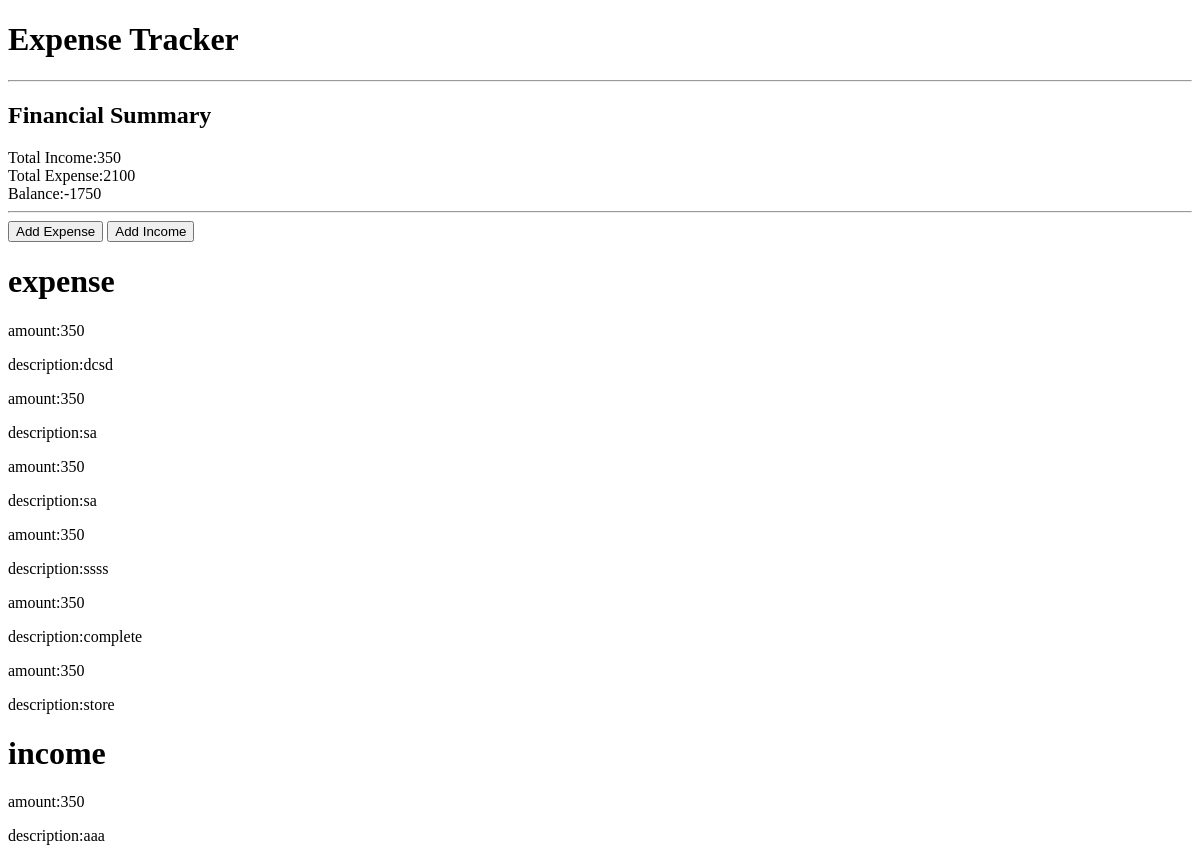
Before: / with the older database file.
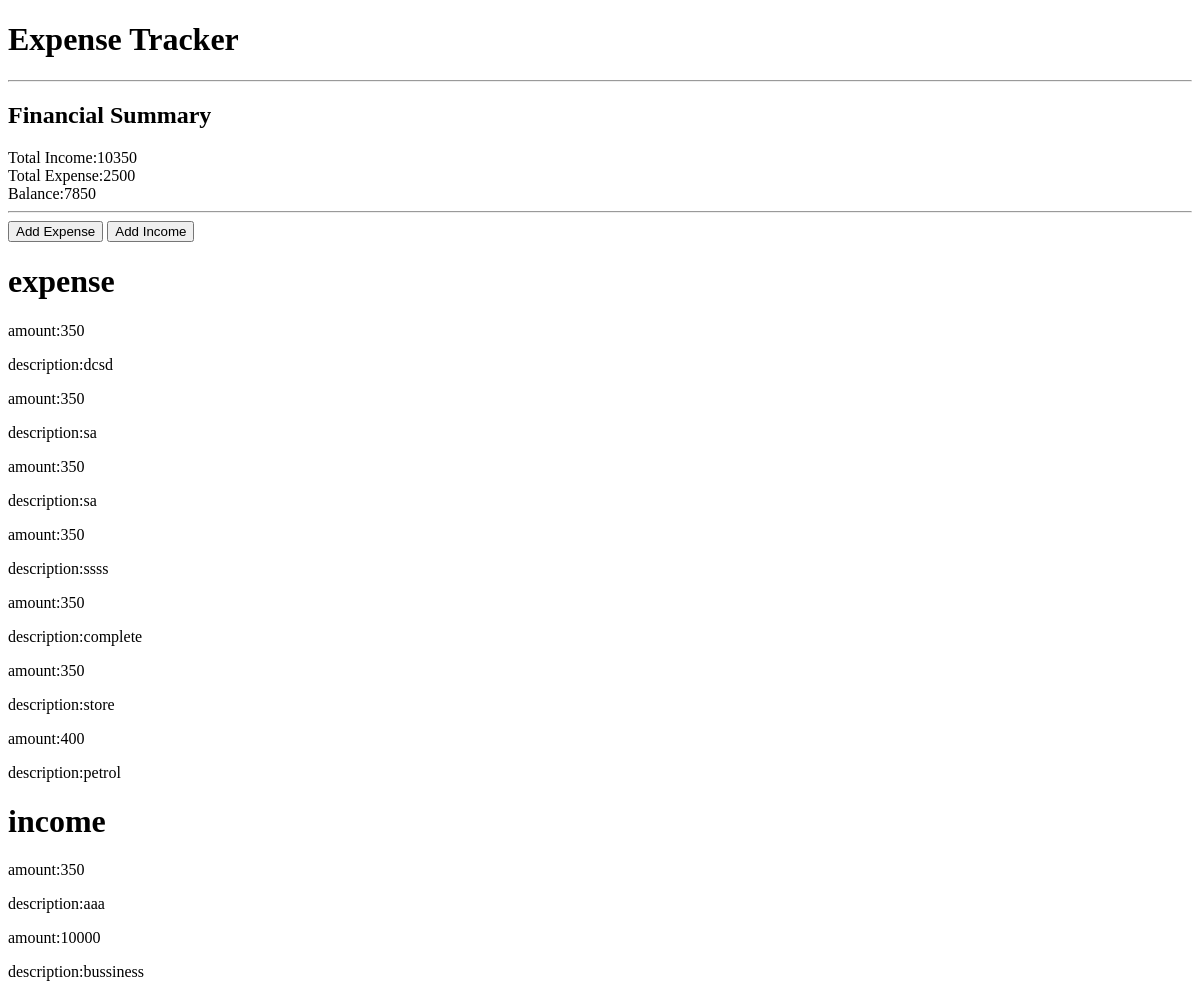
After: the same page with the newer database file.
### etapp/models.py (models this page shows, shortened)
class Expense(models.Model):
    amount = models.IntegerField()
    description = models.TextField()
    date = models.DateField(auto_now_add=True,null=True)

class Income(models.Model):
    amount = models.IntegerField()
    description = models.TextField()
    date = models.DateField(auto_now_add=True,null=True)

### etapp/views.py (the view)
# urls.py: 2. Add a URL to urlpatterns:  path('', views.home, name='home')
def home(request):
    ex= Expense.objects.all()
    income = Income.objects.all()
    total_ex = 0
    for i in ex:
        total_ex += i.amount
    total_income = 0
    for i in income:
        total_income += i.amount
    balance = total_income - total_ex
    expensesummery ={
        "totalexpense":total_ex,
        "totalincome":total_income,
        "balance":balance
    }
    return render(request,"home.html",{"d":ex,"income":income,"summery":expensesummery})

### templates/home.html (shortened to what this page needs)
<!DOCTYPE html>
<html lang="en">
<head>
</head>
<body>
   <h1>Expense Tracker</h1>
   <hr>
   <h2>Financial Summary</h2>
   <form action="">
    <label for="" class="lbl">Total Income:{{summery.totalincome}}</label><br>
    <label for="" class="lbl">Total Expense:{{ summery.totalexpense}}</label><br>
    <label for="" class="lbl">Balance:{{summery.balance }}</label><br>
   </form>
   <hr>
   <a href="/expense/"><button>Add Expense</button></a>
 <a href="/income/"><button>Add Income</button></a>
 <h1>expense</h1>
  {% for i in d %}
  <p>amount:{{i.amount}}</p>
  <p>description:{{i.description}}</p>
  {% endfor %}
  <h1>income</h1>
  {% for i in income %}
  <p>amount:{{i.amount}}</p>
  <p>description:{{i.description}}</p>
  {% endfor %}
</body>
</html>

### templates/home.html (style rules this page uses)
.lbl { display: inline-block; width: 200px; }

Changed rows visible on the page:
added Expense: amount "400", description "petrol"
added Income: amount "10000", description "bussiness"
Other visible differences:
{{ summery.totalincome }}: "350" → "10350"
{{ summery.totalexpense }}: "2100" → "2500"
{{ summery.balance }}: "-1750" → "7850"
